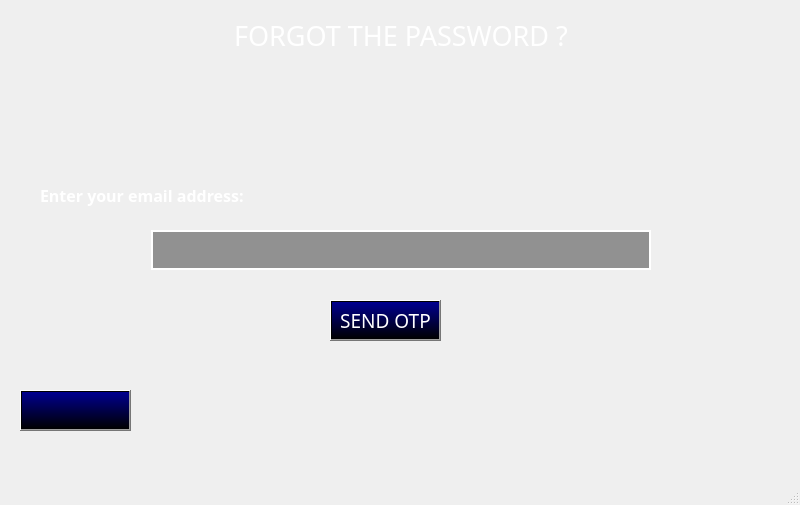
<?xml version="1.0" encoding="UTF-8"?>
<ui version="4.0">
 <class>MainWindow</class>
 <widget class="QMainWindow" name="MainWindow">
  <property name="geometry">
   <rect>
    <x>0</x>
    <y>0</y>
    <width>800</width>
    <height>505</height>
   </rect>
  </property>
  <property name="windowTitle">
   <string>MainWindow</string>
  </property>
  <widget class="QWidget" name="centralwidget">
   <widget class="QLabel" name="label">
    <property name="geometry">
     <rect>
      <x>0</x>
      <y>0</y>
      <width>801</width>
      <height>551</height>
     </rect>
    </property>
    <property name="text">
     <string/>
    </property>
    <property name="pixmap">
     <pixmap>../../images/img_bg5.jpg</pixmap>
    </property>
    <property name="scaledContents">
     <bool>true</bool>
    </property>
   </widget>
   <widget class="QLabel" name="label_2">
    <property name="geometry">
     <rect>
      <x>10</x>
      <y>0</y>
      <width>121</width>
      <height>61</height>
     </rect>
    </property>
    <property name="text">
     <string/>
    </property>
    <property name="pixmap">
     <pixmap>../../images/logo_2.png</pixmap>
    </property>
    <property name="scaledContents">
     <bool>true</bool>
    </property>
   </widget>
   <widget class="QWidget" name="horizontalLayoutWidget">
    <property name="geometry">
     <rect>
      <x>0</x>
      <y>0</y>
      <width>801</width>
      <height>71</height>
     </rect>
    </property>
    <layout class="QHBoxLayout" name="horizontalLayout">
     <item>
      <spacer name="horizontalSpacer">
       <property name="orientation">
        <enum>Qt::Horizontal</enum>
       </property>
       <property name="sizeHint" stdset="0">
        <size>
         <width>40</width>
         <height>20</height>
        </size>
       </property>
      </spacer>
     </item>
     <item>
      <widget class="QLabel" name="label_3">
       <property name="font">
        <font>
         <family>UTM Eremitage</family>
         <pointsize>20</pointsize>
        </font>
       </property>
       <property name="styleSheet">
        <string notr="true">color: rgb(255, 255, 255);</string>
       </property>
       <property name="text">
        <string>FORGOT THE PASSWORD ?</string>
       </property>
      </widget>
     </item>
     <item>
      <spacer name="horizontalSpacer_2">
       <property name="orientation">
        <enum>Qt::Horizontal</enum>
       </property>
       <property name="sizeHint" stdset="0">
        <size>
         <width>40</width>
         <height>20</height>
        </size>
       </property>
      </spacer>
     </item>
    </layout>
   </widget>
   <widget class="QLabel" name="label_4">
    <property name="geometry">
     <rect>
      <x>40</x>
      <y>180</y>
      <width>301</width>
      <height>31</height>
     </rect>
    </property>
    <property name="font">
     <font>
      <family>Sitka Text Semibold</family>
      <pointsize>12</pointsize>
      <weight>75</weight>
      <bold>true</bold>
     </font>
    </property>
    <property name="styleSheet">
     <string notr="true">color: rgb(255, 255, 255);</string>
    </property>
    <property name="text">
     <string>Enter your email address:</string>
    </property>
   </widget>
   <widget class="QWidget" name="horizontalLayoutWidget_2">
    <property name="geometry">
     <rect>
      <x>0</x>
      <y>220</y>
      <width>801</width>
      <height>61</height>
     </rect>
    </property>
    <layout class="QHBoxLayout" name="horizontalLayout_2">
     <item>
      <spacer name="horizontalSpacer_3">
       <property name="orientation">
        <enum>Qt::Horizontal</enum>
       </property>
       <property name="sizeHint" stdset="0">
        <size>
         <width>40</width>
         <height>20</height>
        </size>
       </property>
      </spacer>
     </item>
     <item>
      <widget class="QLineEdit" name="lineEditEmail">
       <property name="minimumSize">
        <size>
         <width>500</width>
         <height>40</height>
        </size>
       </property>
       <property name="styleSheet">
        <string notr="true">background-color: rgba(0, 0, 0, 100);
border: 1.5px solid white;
color: white;
font-size: 16px;
padding: 5px;
font: 12pt &quot;Times New Roman&quot;;</string>
       </property>
      </widget>
     </item>
     <item>
      <spacer name="horizontalSpacer_4">
       <property name="orientation">
        <enum>Qt::Horizontal</enum>
       </property>
       <property name="sizeHint" stdset="0">
        <size>
         <width>40</width>
         <height>20</height>
        </size>
       </property>
      </spacer>
     </item>
    </layout>
   </widget>
   <widget class="QPushButton" name="pushButtonReturn">
    <property name="geometry">
     <rect>
      <x>20</x>
      <y>390</y>
      <width>111</width>
      <height>41</height>
     </rect>
    </property>
    <property name="styleSheet">
     <string notr="true">color: rgb(255, 255, 255);
background-color: qlineargradient(spread:pad, x1:0, y1:1, x2:0, y2:0, stop:0 rgba(0, 0, 0, 255), stop:0.965174 rgba(0, 0, 139, 255));</string>
    </property>
    <property name="text">
     <string/>
    </property>
    <property name="icon">
     <iconset>
      <normaloff>../../images/icon_return.png</normaloff>../../images/icon_return.png</iconset>
    </property>
    <property name="iconSize">
     <size>
      <width>40</width>
      <height>40</height>
     </size>
    </property>
   </widget>
   <widget class="QPushButton" name="pushButtonSendOTP">
    <property name="geometry">
     <rect>
      <x>330</x>
      <y>300</y>
      <width>111</width>
      <height>41</height>
     </rect>
    </property>
    <property name="font">
     <font>
      <family>UTM Bebas</family>
      <pointsize>14</pointsize>
     </font>
    </property>
    <property name="styleSheet">
     <string notr="true">color: rgb(255, 255, 255);
background-color: qlineargradient(spread:pad, x1:0, y1:1, x2:0, y2:0, stop:0 rgba(0, 0, 0, 255), stop:0.965174 rgba(0, 0, 139, 255));</string>
    </property>
    <property name="text">
     <string>SEND OTP</string>
    </property>
    <property name="iconSize">
     <size>
      <width>40</width>
      <height>40</height>
     </size>
    </property>
   </widget>
  </widget>
  <widget class="QMenuBar" name="menubar">
   <property name="geometry">
    <rect>
     <x>0</x>
     <y>0</y>
     <width>800</width>
     <height>26</height>
    </rect>
   </property>
  </widget>
  <widget class="QStatusBar" name="statusbar"/>
 </widget>
 <resources/>
 <connections/>
</ui>
